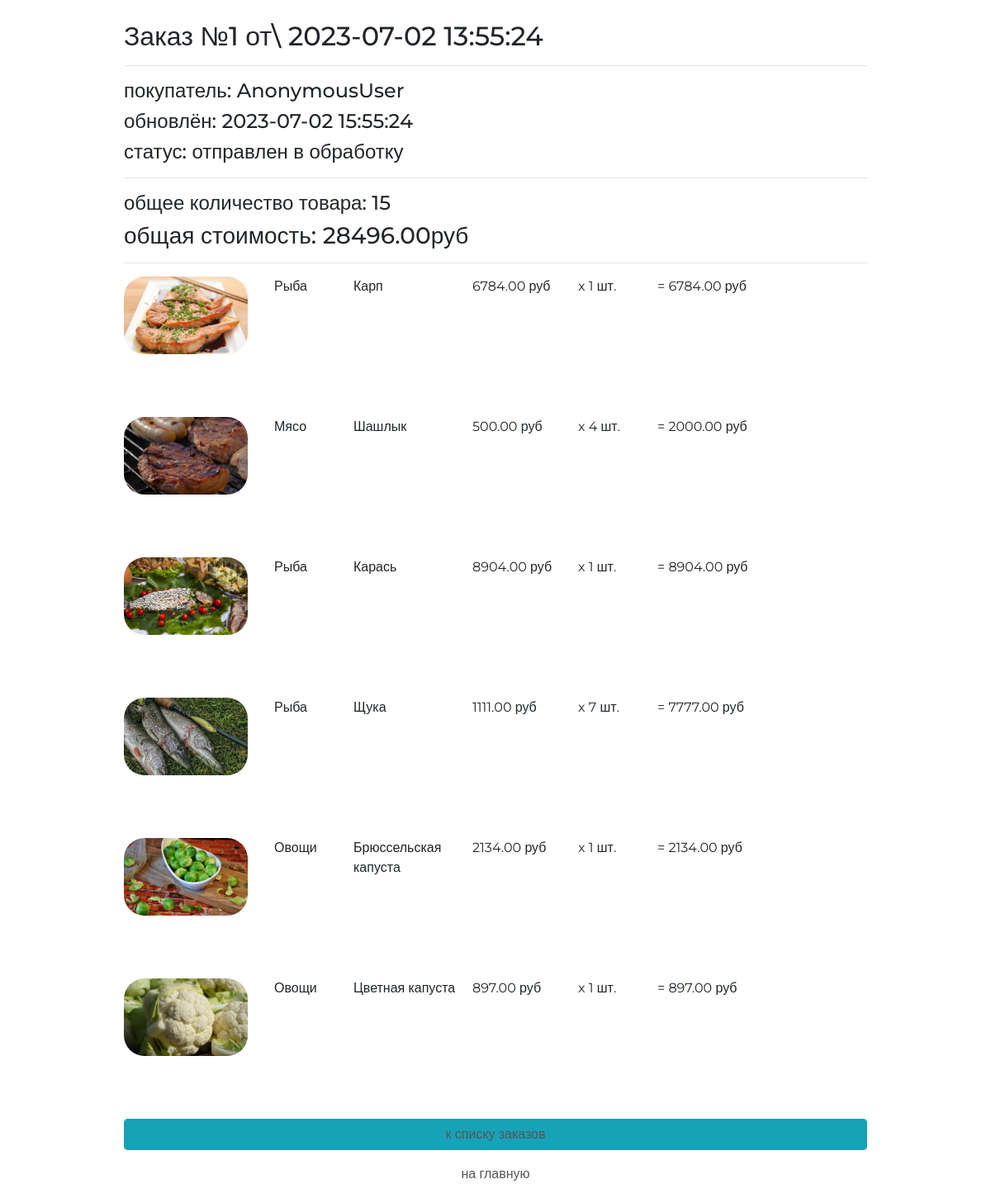
Page /order/read/1/ on the committed database.
### ordersapp/models.py (models this page shows, shortened)
class Order(models.Model):
    FORMING = 'FM'
    SENT_TO_PROCEED = 'STP'
    PROCEEDED = 'PRD'
    PAID = 'PD'
    READY = 'RDY'
    CANCEL = 'CNL'
    ORDER_STATUS_CHOICES = (
        (FORMING, 'формируется'),
        (SENT_TO_PROCEED, 'отправлен в обработку'),
        (PROCEEDED, 'оплачен'),
        (PAID, 'обрабатывается'),
        (READY, 'подтверждён размещением'),
        (CANCEL, 'отменён'),
    )
    user = models.ForeignKey(
        settings.AUTH_USER_MODEL, on_delete=models.CASCADE)
    created = models.DateTimeField(verbose_name='создан', auto_now_add=True)
    updated = models.DateTimeField(verbose_name='обновлён', auto_now=True)
    status = models.CharField(
        verbose_name='статус',
        max_length=3,
        choices=ORDER_STATUS_CHOICES,
        default=FORMING)
    is_active = models.BooleanField(verbose_name='активен', default=True)
    class Meta:
        ordering = ('-created',)
        verbose_name = 'заказ'
        verbose_name_plural = 'заказы'
    def get_total_quantity(self):
        products = self.orderitems.select_related()
        return sum(list(map(lambda x: x.quantity, products)))
    def get_total_cost(self):
        product = self.orderitems.select_related()
        return sum(list(map(lambda x: x.quantity * x.product.price,
                            product)))

class OrderItem(models.Model):
    order = models.ForeignKey(Order, related_name='orderitems',
                               on_delete=models.CASCADE)
    product = models.ForeignKey(
        Product, verbose_name='размещение', on_delete=models.CASCADE)
    quantity = models.PositiveIntegerField(verbose_name='количество', default=0)
    def get_product_cost(self):
        return self.product.price * self.quantity

### store/models.py (models this page shows, shortened)
class Product(models.Model):
    subcategory = models.ForeignKey(SubCategory, on_delete=models.CASCADE)
    name = models.CharField(verbose_name='имя', max_length=256, unique=True)
    slug = models.SlugField(verbose_name='slug-имя', max_length=256, null=False, unique=True)
    image = models.ImageField(upload_to='product_img', blank=True)
    description = models.TextField(verbose_name='описание продукта', blank=True, null=True)
    price = models.DecimalField(verbose_name='цена', max_digits=8, decimal_places=2, default=0)
    availability = models.PositiveIntegerField(verbose_name='количество свободного товара', default=0)

class SubCategory(models.Model):
    category = models.ForeignKey(Category, on_delete=models.CASCADE)
    name = models.CharField(verbose_name='имя', max_length=256, unique=True)
    slug = models.SlugField(verbose_name='slug-имя', max_length=256, null=False, unique=True)
    image = models.ImageField(upload_to='subcategory_img', blank=True)
    description = models.TextField(verbose_name='описание подкатегории', blank=True, null=True)

class Category(models.Model):
    name = models.CharField(verbose_name='имя', max_length=256, unique=True)
    slug = models.SlugField(verbose_name='slug-имя', max_length=256, null=False, unique=True)
    image = models.ImageField(upload_to='category_img', blank=True)
    description = models.TextField(verbose_name='описание категории', blank=True, null=True)

### ordersapp/views.py (the view)
# urls.py: path('read/<int:pk>/', ordersapp.OrderRead.as_view(), name='order_read'),
class OrderRead(DetailView):
    model = Order
    def get_context_data(self, **kwargs):
        context = super(OrderRead, self).get_context_data(**kwargs)
        context['title'] = 'заказ/просмотр'
        return context

### ordersapp/templates/ordersapp/order_detail.html
{% extends "ordersapp/base.html" %}
{% load static %}
{% block content %}
    {% include 'ordersapp/includes/inc_order_summary.html' %}
    <div class="basket_list">
        {% for item in object.orderitems.select_related %}
            <div class="basket_record">
                <img src="/media/{{ item.product.image }}">
                <span class="category_name">{{ item.product.subcategory.category.name }}</span>
                <span class="product_name">{{ item.product.name }}</span>
                <span class="product_price">{{ item.product.price }}&nbspруб</span>
                <span class="product_quantitiy">x {{ item.quantity }} шт.</span>
                <span class="product_cost"> = {{ item.get_product_cost }}&nbspруб</span>
            </div>
        {% endfor %}
    </div>
    {% include 'ordersapp/includes/inc_order_actions.html' %}
{% endblock %}

### ordersapp/templates/ordersapp/base.html (shortened to what this page needs)
{% load static %}
<html>
<head>
   {% block css %}
       <link rel="stylesheet" type="text/css" href="{% static 'css/bootstrap.min.css' %}">
       <link rel="stylesheet" type="text/css" href="{% static 'css/style.css' %}">
       <link rel="stylesheet" href="{% static 'fonts/font-awesome/css/font-awesome.css' %}">
   {% endblock %}
</head>
<body>
    <div class="order_container">
       {% block content %}
       {% endblock %}
    </div>
</body>
</html>

### ordersapp/templates/ordersapp/includes/inc_order_summary.html (shortened to what this page needs)
{% if object %}
    <div class="h2">Заказ №{{ object.pk }} от\
        {{ object.created|date:"Y-m-d H:i:s" }}</div>
    <hr>
    <div class="h4">покупатель: {{ user }} </div>
    <div class="h4">обновлён: {{ object.updated|date:"Y-m-d H:i:s" }}</div>
    <div class="h4">статус: {{ object.get_status_display }}</div>
    <hr>
    <div class="h4">
        общее количество товара: <span class="order_total_quantity">
        {{ object.get_total_quantity }}</span>
    </div>
    <div class="h3">
        общая стоимость: <span class="order_total_cost">
        {{ object.get_total_cost }}</span>руб
    </div>
{% endif %}
<hr>

### ordersapp/templates/ordersapp/includes/inc_order_actions.html (shortened to what this page needs)
<button class="btn btn-info btn-round form-control last">
    <a href="{% url 'ordersapp:orders_list' %}">
        к списку заказов
    </a>
</button>
<button class="btn btn-default btn-round form-control last">
    <a href="{% url 'store:category_list' %}">на главную</a>
</button>

### static/css/style.css (style rules this page uses)
* { margin: 0; padding: 0; }
.order_container { margin: 25px auto; width: 900px; }
.order_container button a { text-decoration: none; color: #555; }
.order_container img { display: block; float: left; width: 150px; border-radius: 25px; }
button.last { margin-bottom: 10px; }
body { font-family: 'Montserrat', sans-serif; }
html, body { height: 100%; }
.basket_list span.category_name { margin-left: 2em; width: 5em; position: relative; display: block; float: left; }
.basket_list span.product_name { margin-left: 1em; width: 8em; position: relative; display: block; float: left; }
.basket_list span.product_price { margin-left: 1em; width: 7em; position: relative; display: block; float: left; }
.basket_list span.product_quantitiy { margin-left: 1em; width: 5em; position: relative; display: block; float: left; }
.basket_list span.product_cost { margin-left: 1em; width: 10em; position: relative; display: block; float: left; }
.basket_list .basket_record { position: relative; display: block; height: 170px; float: none; }

### rows in the picture
Order: pk "1", created "2023-07-02 13:55:24", updated "2023-07-02 15:55:24", status "отправлен в обработку", get_total_quantity "15", get_total_cost "28496.00"
OrderItem: product.image (picture), product.subcategory.category.name "Рыба", product.name "Карп", product.price "6784.00", quantity "1", get_product_cost "6784.00"
OrderItem: product.image (picture), product.subcategory.category.name "Мясо", product.name "Шашлык", product.price "500.00", quantity "4", get_product_cost "2000.00"
OrderItem: product.image (picture), product.subcategory.category.name "Рыба", product.name "Карась", product.price "8904.00", quantity "1", get_product_cost "8904.00"
OrderItem: product.image (picture), product.subcategory.category.name "Рыба", product.name "Щука", product.price "1111.00", quantity "7", get_product_cost "7777.00"
OrderItem: product.image (picture), product.subcategory.category.name "Овощи", product.name "Брюссельская капуста", product.price "2134.00", quantity "1", get_product_cost "2134.00"
OrderItem: product.image (picture), product.subcategory.category.name "Овощи", product.name "Цветная капуста", product.price "897.00", quantity "1", get_product_cost "897.00"

### other values in the picture
{{ user }} "AnonymousUser"
